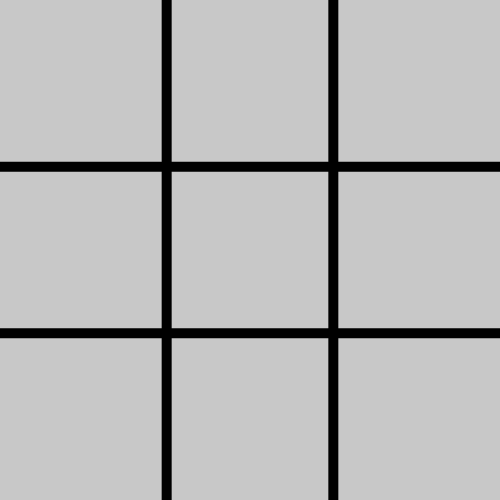
Frame 1 (no input)
Frame 60 (no input): identical to frame 1, image omitted
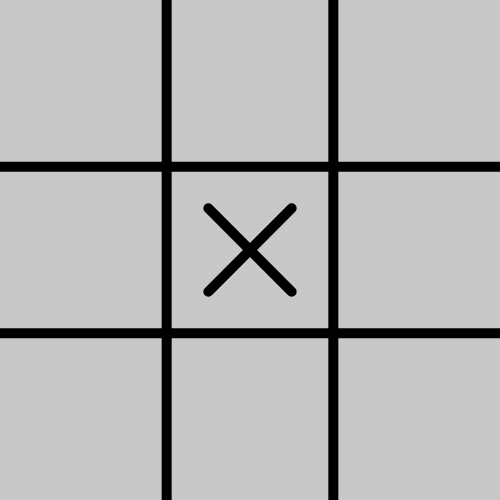
Frame 120 (the mouse pressed at the canvas centre since frame 60)

The p5.js sketch that drew these frames (run headless with seeded random() and noise() and a simulated clock; from frame 60 on, the mouse is pressed at the canvas centre):

// p5.js sketch
// ── sketch.js
let board;
let turn = "X";
let game = [
    [0, 0, 0],
    [0, 0, 0],
    [0, 0, 0]
];
let pos;
let mPress;
let won = false;
let winner;
let move = 0;

function setup() {
    createCanvas(windowHeight / 2, windowHeight / 2);
    board = new Board();
    strokeWeight(10);
}

function draw() {
    background(200);
    board.show();
    for (let i = 0; i < 3; i++) {
        for (let j = 0; j < 3; j++) {
            if (game[i][j] == 0) {

            } else if (game[i][j] == "X") {
                board.drawX(i, j);
            } else if (game[i][j] == "O") {
                board.drawO(i, j);
            }
        }
    }
    board.checkWinner();
}

function mousePressed() {
    pos = board.getCounter(turn);
    if (turn == "X" && game[pos[1]][pos[0]] == 0) {
        game[pos[1]][pos[0]] = "X";
        turn = "O";
        move++;
    }
    if (turn == "O" && game[pos[1]][pos[0]] == 0) {
        game[pos[1]][pos[0]] = "O";
        turn = "X";
        move++;
    }
    if (won == true) {
        game = [
            [0, 0, 0],
            [0, 0, 0],
            [0, 0, 0]
        ];
        won = false;
        turn = "X";
    }
}
// ── board.js
function Board() {

    this.show = function () {
        stroke(0);
        line(width / 3, 0, width / 3, height);
        line(width / 1.5, 0, width / 1.5, height);
        line(0, width / 3, width, width / 3);
        line(0, width / 1.5, width, width / 1.5);
    }

    this.getCounter = function (x) {
        let index1 = null;
        let index2 = null;
        let output = [];
        if (mouseX < width / 3) {
            index2 = 0;
        } else if (mouseX > width / 1.5) {
            index2 = 2;
        } else {
            index2 = 1;
        }
        output[1] = index2
        if (mouseY < height / 3) {
            index1 = 0;
        } else if (mouseY > height / 1.5) {
            index1 = 2
        } else {
            index1 = 1;
        }
        output[0] = index1;
        return output;
    }

    this.drawX = function (a, b) {
        a = a * height / 3;
        b = b * height / 3;
        line(a + height / 12, b + height / 12, a + height / 3 - height / 12, b + height / 3 - height / 12);
        line(a + + height / 3 - height / 12, b + height / 12, a + height / 12, b + height / 3 - height / 12);
    }

    this.drawO = function (a, b) {
        noFill();
        a = a * height / 3;
        b = b * height / 3;
        ellipse(a + height / 6, b + height / 6, 80, 80);
    }

    this.checkWinner = function () {
        for (let i = 0; i < 3; i++) {
            if (game[i][0] == game[i][1] && game[i][0] == game[i][2] && game[i][0] != 0) {
                winner = game[i][0];
                line(i * width / 3 + width / 6, width / 12, i * width / 3 + width / 6, height - width / 12);
                won = true;
            }
            if (game[0][i] == game[1][i] && game[0][i] == game[2][i] && game[0][i] != 0) {
                winner = game[0][i];
                line(width / 12, i * width / 3 + width / 6, width - width / 12, i * width / 3 + width / 6);
                won = true;
            }
            if (game[0][0] == game[1][1] && game[0][0] == game[2][2] && game[0][0] != 0) {
                winner = game[0][0];
                line(width / 12, width / 12, width - width / 12, height - width / 12);
                won = true;
            }
            if (game[0][2] == game[1][1] && game[0][2] == game[2][0] && game[0][2] != 0) {
                winner = game[0][2];
                line(width - width / 12, width / 12, width / 12, height - width / 12);
                won = true;
            }
            if (move == 9 && won == false) {
                won = true;
                move = 0;
            }
            if (won == true) {
                textSize(50);
                textAlign(CENTER);
                strokeWeight(2);
                fill(255);
                text("Click to restart", width / 2, height / 2);
                strokeWeight(10);
                move = 0;
            }
        }
    }
}
// ── index.css
body {
    display: flex;
    justify-content: center;
    align-items: center;
    background-image: linear-gradient(#803E95, #009DA1);
}

canvas {
    border-radius: 5%;
    box-shadow: rgba(0, 0, 0, 0.75) 0px 0px 30px 0px;
}
